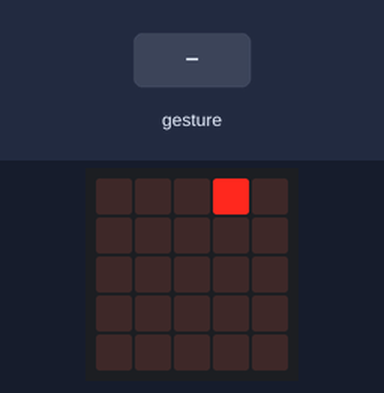
The program below on a simulated BBC micro:bit (MakeCode). Shown: the board's 5×5 LED display. The test bench sets the inputs (shaded band). A tilt is held for 1.5 s and a shake lasts 1 s, then the board lies face up again.

Above: at 1.2 s.
1.3 s: gesture 'shake'
At 1.65 s:
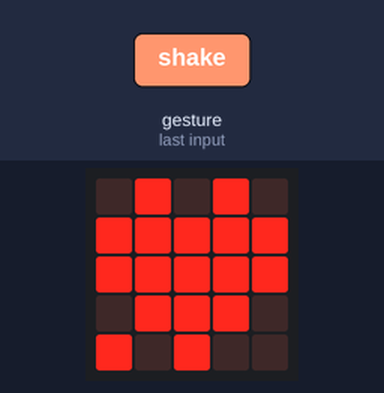
3.9 s: gesture 'shake'
At 4.35 s:
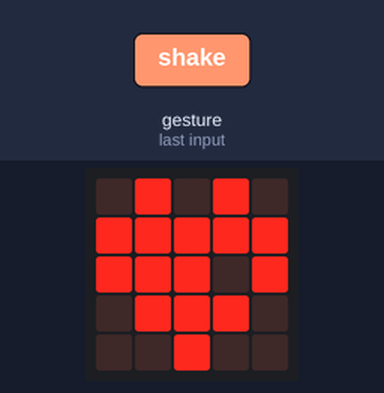
6.0 s: gesture 'shake'
At 6.45 s:
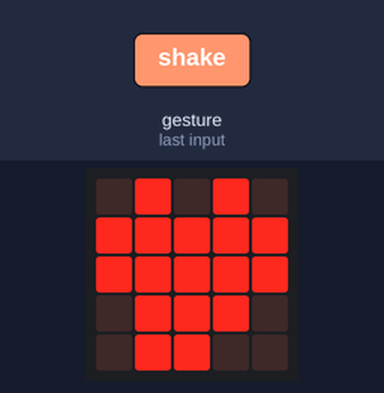
11.1 s: gesture 'shake'
At 11.57 s:
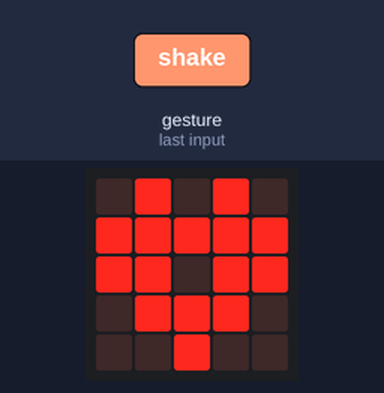
15.9 s: gesture 'shake'
At 20.0 s:
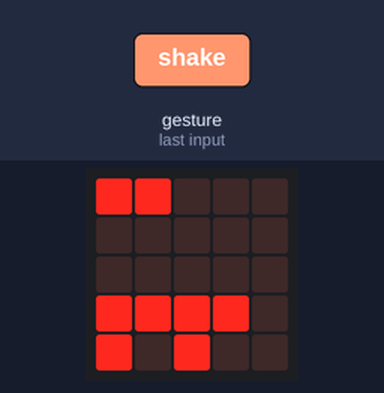

Measured:
- after the input at 1.3 s, the display: changes after 0.20 s (image 1)
- after the input at 3.9 s, the display: first differs from a run without the input after 0.20 s (image 2 shows a later state)
- after the input at 6.0 s, the display: first differs from a run without the input after 0.20 s (image 3 shows a later state)
- after the input at 11.1 s, the display: first differs from a run without the input after 0.20 s (image 4 shows a later state)
- after the input at 15.9 s, the display: first differs from a run without the input after 0.20 s (image 5 shows a later state)
- what the display in image 5 shows lasts 0.6 s, from 19.5 s to 20.1 s

The program:

main.ts
```typescript
let colonne_droite_vers_gauche = 0
input.onGesture(Gesture.Shake, function () {
    basic.showIcon(IconNames.Heart)
})
basic.forever(function () {
    for (let Ligne = 0; Ligne <= 4; Ligne++) {
        for (let colonne_gauche_vers_droite = 0; colonne_gauche_vers_droite <= 4; colonne_gauche_vers_droite++) {
            colonne_droite_vers_gauche = 4 - colonne_gauche_vers_droite
            if (Ligne % 2 == 0) {
                led.plot(colonne_gauche_vers_droite, Ligne)
                basic.pause(300)
                led.unplot(colonne_gauche_vers_droite, Ligne)
            } else {
                led.plot(0, colonne_droite_vers_gauche)
                basic.pause(300)
                led.unplot(colonne_droite_vers_gauche, Ligne)
            }
        }
    }
})
```

test.ts
```typescript
// les tests vont ici ; cela ne sera pas compilé si ce paquet est utilisé en tant qu'extension.
```
